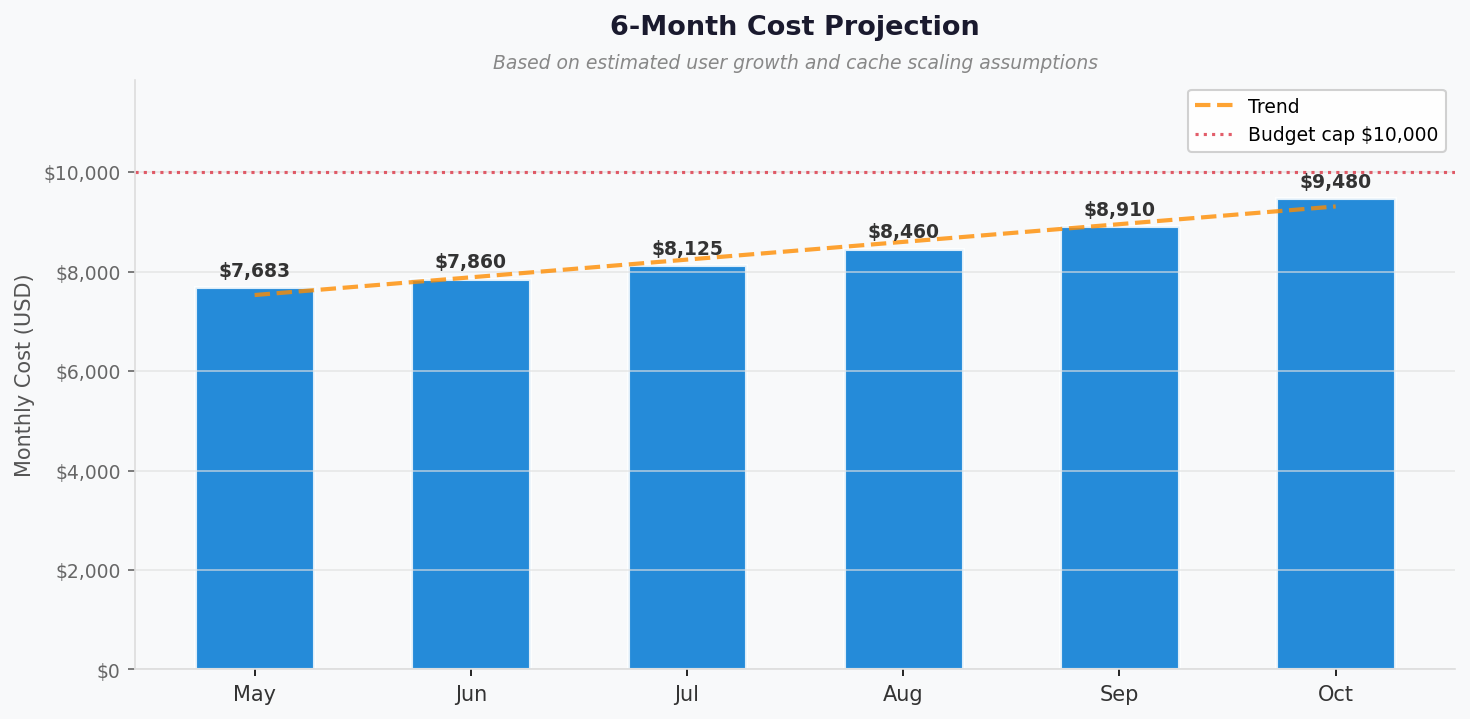

Write the Python code that produced this figure.
import matplotlib.pyplot as plt
import matplotlib.ticker as mticker
import numpy as np

months = ["May", "Jun", "Jul", "Aug", "Sep", "Oct"]
costs = [7682.67, 7860.00, 8125.00, 8460.00, 8910.00, 9480.00]
budget_cap = 10000.00

x = np.arange(len(months))
fig, ax = plt.subplots(figsize=(10, 5))
fig.patch.set_facecolor("#F8F9FA")
ax.set_facecolor("#F8F9FA")

bars = ax.bar(x, costs, color="#0078D4", alpha=0.85, edgecolor="white", linewidth=1.5, width=0.55)
for bar, cost in zip(bars, costs):
    ax.text(
        bar.get_x() + bar.get_width() / 2,
        bar.get_height() + max(costs) * 0.015,
        f"${cost:,.0f}",
        ha="center",
        va="bottom",
        fontsize=9,
        fontweight="bold",
        color="#333333",
    )

trend = np.poly1d(np.polyfit(x, costs, 1))
x_smooth = np.linspace(0, len(months) - 1, 200)
ax.plot(x_smooth, trend(x_smooth), color="#FF8C00", linewidth=2, linestyle="--", alpha=0.8, label="Trend")
ax.axhline(budget_cap, color="#DC3545", linewidth=1.5, linestyle=":", alpha=0.8, label=f"Budget cap ${budget_cap:,.0f}")

ax.set_xticks(x)
ax.set_xticklabels(months, fontsize=10, color="#333333")
ax.set_ylabel("Monthly Cost (USD)", fontsize=10, color="#555555")
ax.set_title("6-Month Cost Projection", fontsize=13, fontweight="bold", color="#1A1A2E", pad=22)
ax.text(0.5, 1.02, "Based on estimated user growth and cache scaling assumptions",
        transform=ax.transAxes, ha="center", fontsize=9, color="#888888", style="italic")
ax.yaxis.set_major_formatter(mticker.FuncFormatter(lambda value, _: f"${value:,.0f}"))
ax.tick_params(axis="y", labelsize=9, colors="#666666")
ax.spines[["top", "right"]].set_visible(False)
ax.spines[["left", "bottom"]].set_color("#DDDDDD")
ax.grid(axis="y", color="#E0E0E0", linewidth=0.8, alpha=0.7)
ax.set_ylim(0, max(costs) * 1.25)
ax.legend(fontsize=9, framealpha=0.9, edgecolor="#CCCCCC")

plt.tight_layout(pad=1.4)
plt.savefig("/workspaces/azure-agentic-infraops/agent-output/contoso-service-hub-run-1/03-des-cost-projection.png", dpi=150, bbox_inches="tight", facecolor=fig.get_facecolor())
